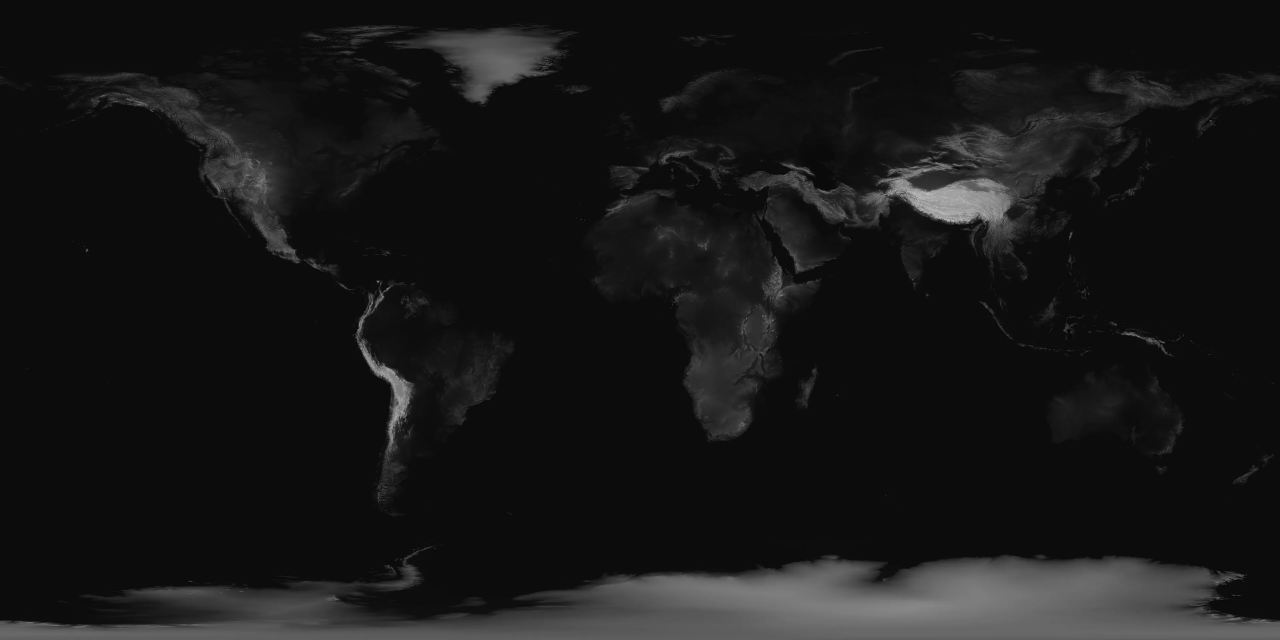
#> input picture data/relief-source/srtm-ramp2-grey.webp, 3840 x 1920 px (shown at 1/3 size)
$ python build_relief_texture.py
#> lines starting #> are read from the running program, lines starting #| are printed output that depends on the picture
#!/usr/bin/env python3
"""Colourise NASA's greyscale elevation map into the hypsometric texture the range map paints.

The mountain-range explorer shows real topography *inside* the range a learner selects, which
needs a relief image in the same equirectangular extent as every other map in the app
(-180..180, -90..90). NASA's SRTM ramp2 world image is that, but it is a greyscale height
field: land runs from about 12 (sea level) to 197 (Everest), which reads as almost black.

This turns it into the familiar green-to-white hypsometric tint and adds a hillshade computed
from the height field's own gradient, so ridges and valleys are visible rather than implied.
Nothing is invented: every pixel's colour is a function of the elevation NASA published for it.

    python scripts/build_relief_texture.py

Input:  data/relief-source/srtm-ramp2-grey.webp  (public domain, NASA Earth Observatory)
Output: web/public/diagrams/world-hypsometric.webp
"""
import pathlib

from PIL import Image, ImageFilter

ROOT = pathlib.Path(__file__).resolve().parent.parent
SOURCE = ROOT / "data/relief-source/srtm-ramp2-grey.webp"
TARGET = ROOT / "web/public/diagrams/world-hypsometric.webp"

SEA_LEVEL = 13          # the value NASA's ramp gives the ocean surface
SEA_COLOUR = (150, 178, 196)   # water, so a coast reads as a coast rather than as low ground
PEAK = 200              # a little above Everest, so the top of the ramp is reached rarely

# Hypsometric stops keyed to metres, not to raw grey values. Keying them to the grey ramp
# spread nearly every mountain range on Earth across the bottom third of the scale and drew
# them all green; most of the world's relief is below 3,000 m and needs the colour there.
STOPS_IN_METRES = [
    (0, (86, 130, 74)),
    (250, (124, 156, 82)),
    (600, (168, 172, 96)),
    (1200, (200, 182, 116)),
    (2000, (198, 158, 104)),
    (3200, (172, 126, 92)),
    (4600, (152, 136, 130)),
    (6200, (208, 206, 204)),
    (8848, (252, 252, 252)),
]

PEAK_METRES = 8848

def ramp() -> list[tuple[int, int, int]]:
    """One colour per possible grey value, read off the elevation each value stands for."""
    table = []
    for value in range(256):
        metres = max(0.0, (value - SEA_LEVEL) / (PEAK - SEA_LEVEL)) * PEAK_METRES
        colour = STOPS_IN_METRES[-1][1]
        for (low, low_colour), (high, high_colour) in zip(STOPS_IN_METRES, STOPS_IN_METRES[1:]):
            if metres <= high:
                span = (metres - low) / (high - low) if high > low else 0.0
                span = min(max(span, 0.0), 1.0)
                colour = tuple(round(a + (b - a) * span) for a, b in zip(low_colour, high_colour))
                break
        table.append(colour)
    return table


def main():
    height_field = Image.open(SOURCE).convert("L")
    width, height = height_field.size
#> width = 3840; height = 1920

    table = ramp()
    for value in range(SEA_LEVEL + 1):
        table[value] = SEA_COLOUR
    tinted = Image.merge("RGB", [
        height_field.point([colour[channel] for colour in table]) for channel in range(3)
    ])
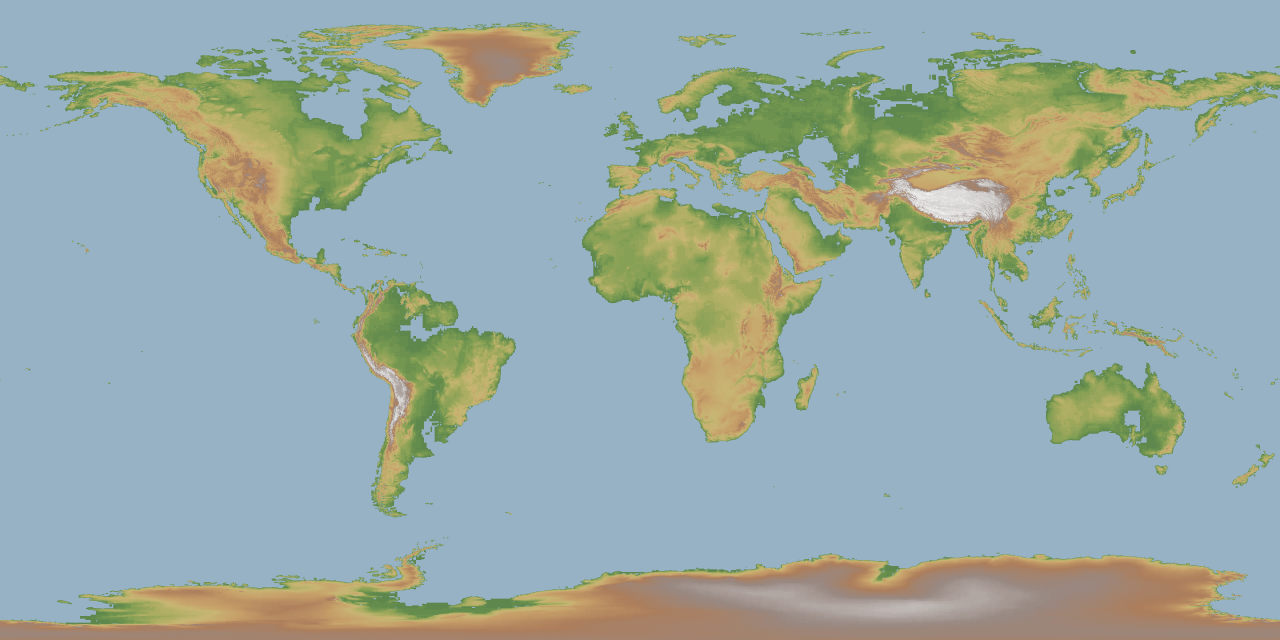
#> tinted: PIL image 3840x1920 RGB (shown at 1/3 size); mean R, G, B 152.3, 170.8, 166.5

    # Hillshade from the height field's own slope, lit from the north-west. Emboss gives the
    # directional derivative; it is centred on 128, so it multiplies rather than adds.
    shade = height_field.filter(ImageFilter.EMBOSS).filter(ImageFilter.SMOOTH)
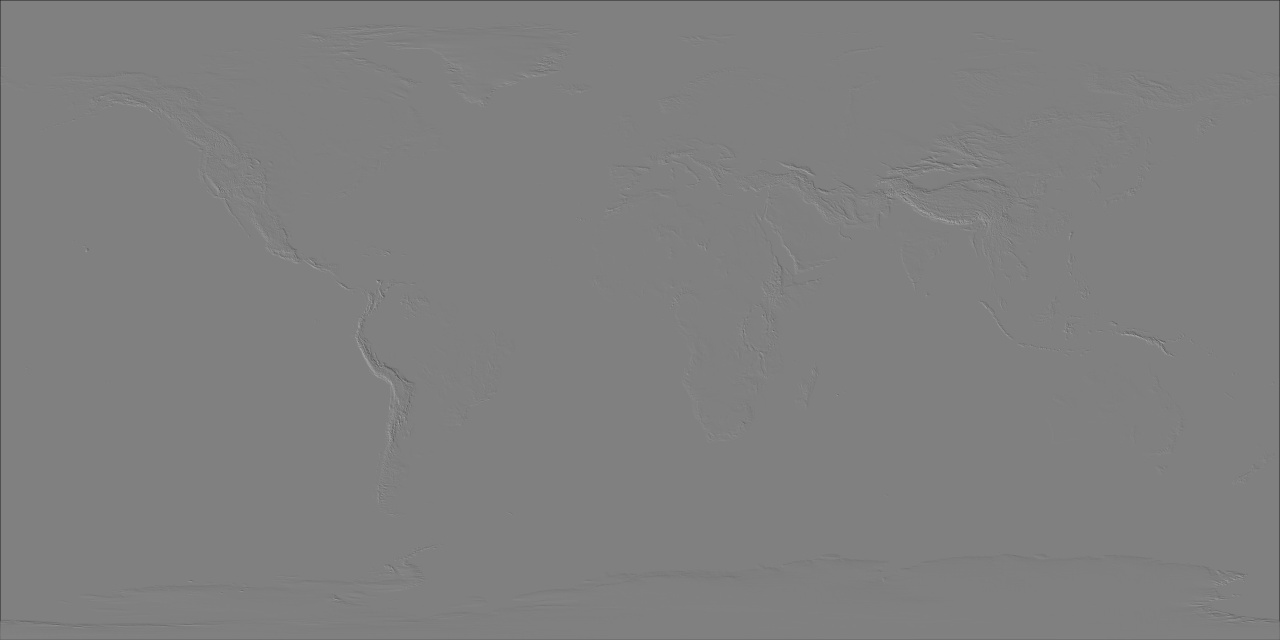
#> shade: PIL image 3840x1920 L (shown at 1/3 size); min 8, max 191, mean 127.8
    shaded = Image.composite(tinted, tinted, height_field)  # same size, keeps mode
    pixels = shaded.load()
    shade_pixels = shade.load()
    for y in range(height):
        for x in range(width):
            factor = 0.55 + (shade_pixels[x, y] / 128.0) * 0.45
            r, g, b = pixels[x, y]
            pixels[x, y] = (
                min(255, round(r * factor)),
                min(255, round(g * factor)),
                min(255, round(b * factor)),
            )

    shaded.save(TARGET, "WEBP", quality=86, method=6)
#> (the run stopped early here; a loop or call above may not have finished)
